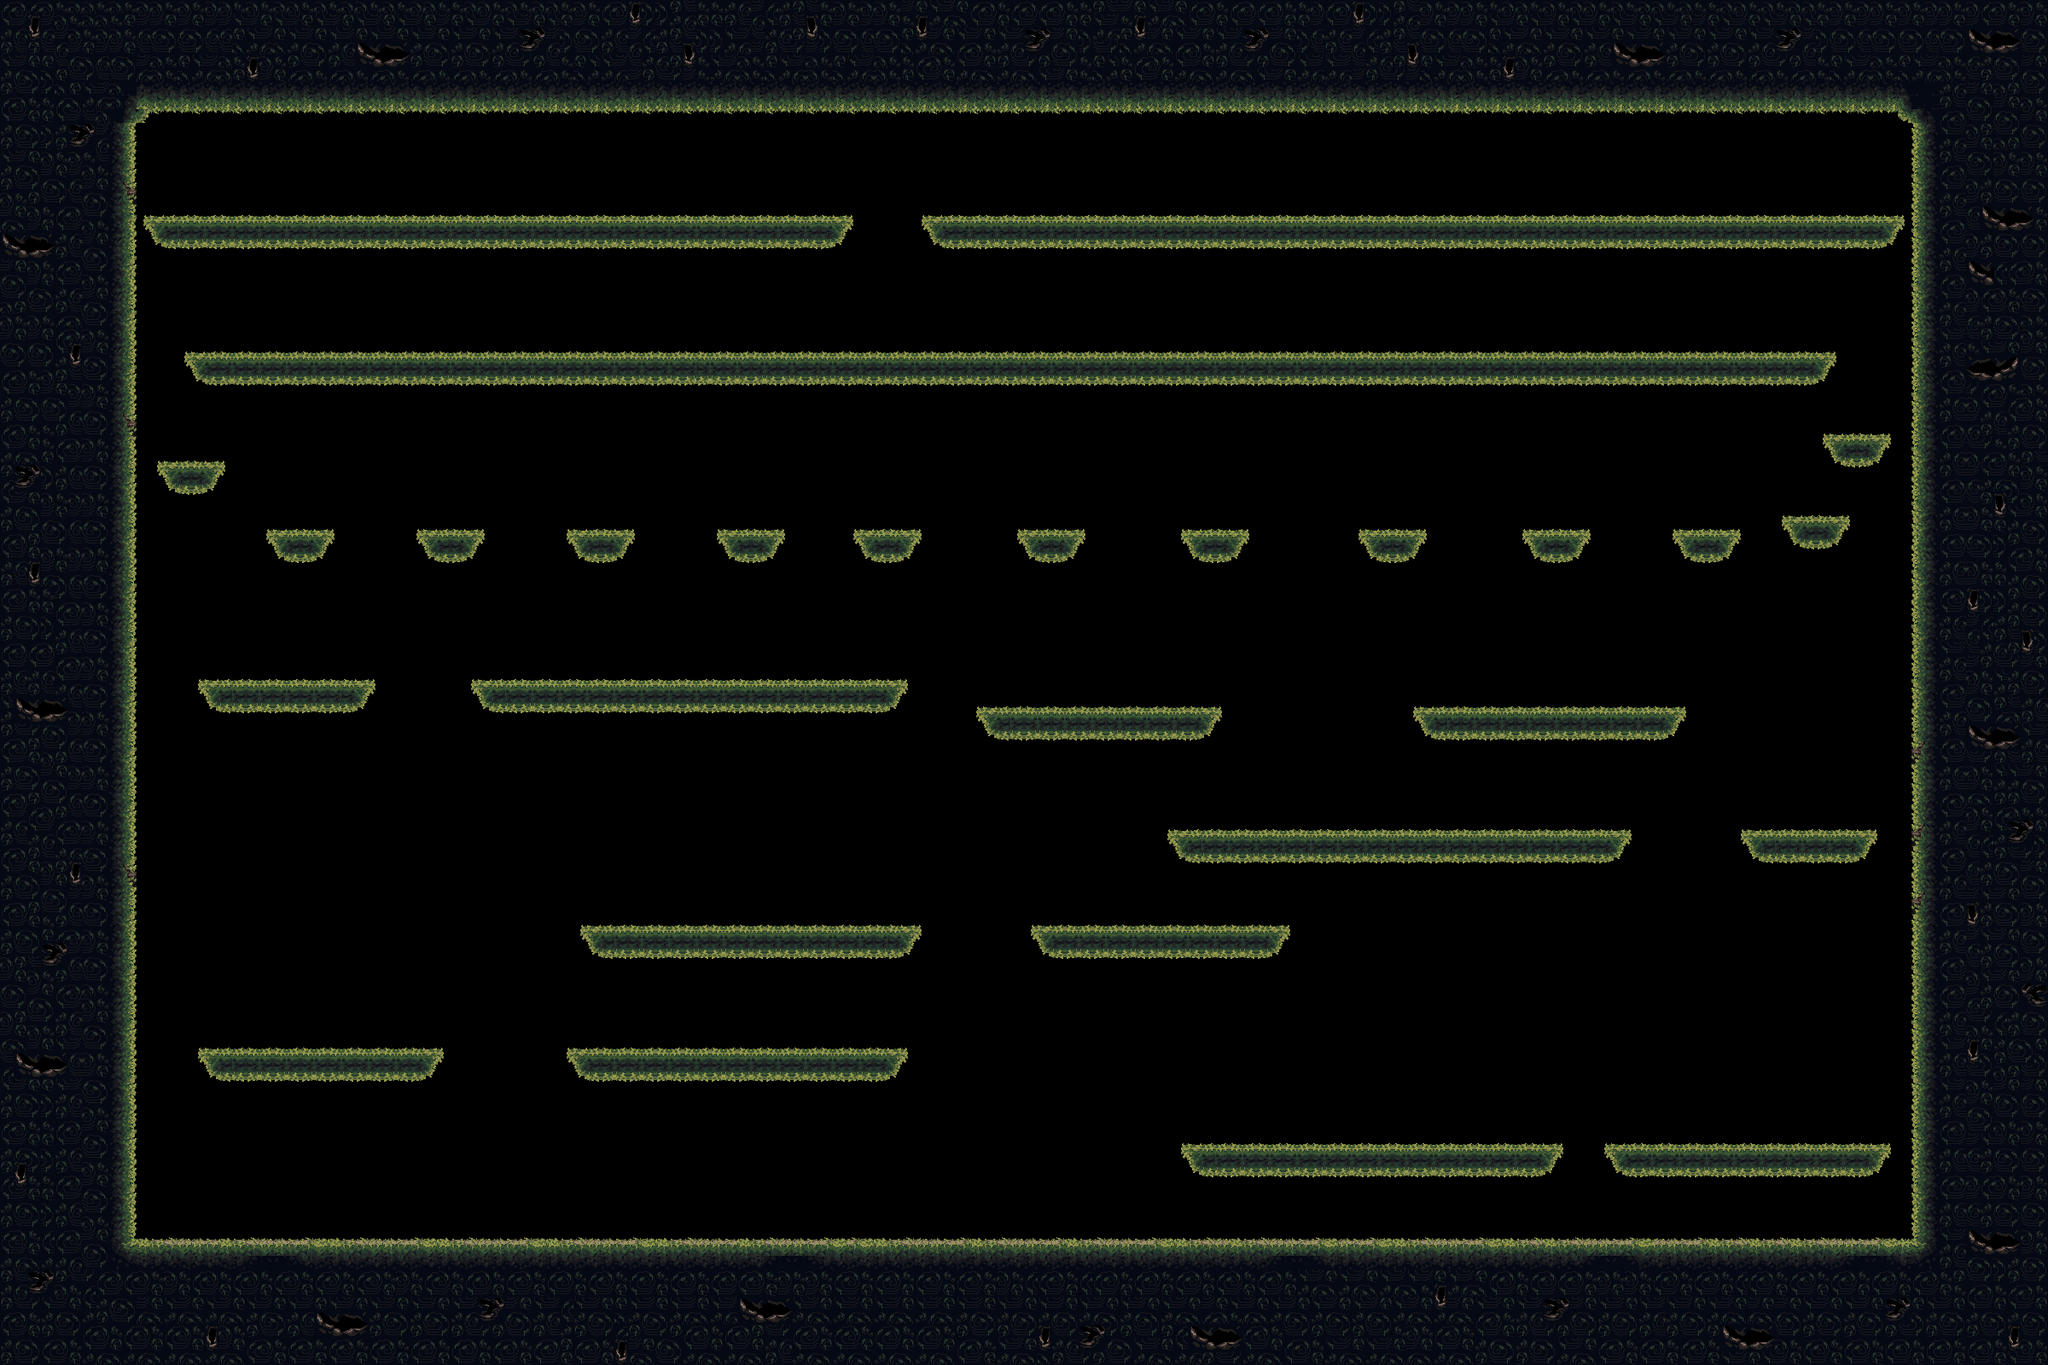

Rendered tile map (Tiled .tmx) drawn with the repository's tilesets; below, a short description and the map source with its tile grids summarised:
An orthogonal 150x100 tile map with 16x16 px tiles, 1 tile layer (Слой тайлов 1).

<map version="1.10" tiledversion="1.10.0" orientation="orthogonal" renderorder="right-down" width="150" height="100" tilewidth="16" tileheight="16" infinite="0" nextlayerid="3" nextobjectid="5">
 <tileset firstgid="1" source="Demo_level_tileset.tsx" />
 <layer id="1" name="Слой тайлов 1" width="150" height="100">
  <data>[15000 cells, 6868 non-empty, 149 distinct tile ids]</data>
 </layer>
</map>
